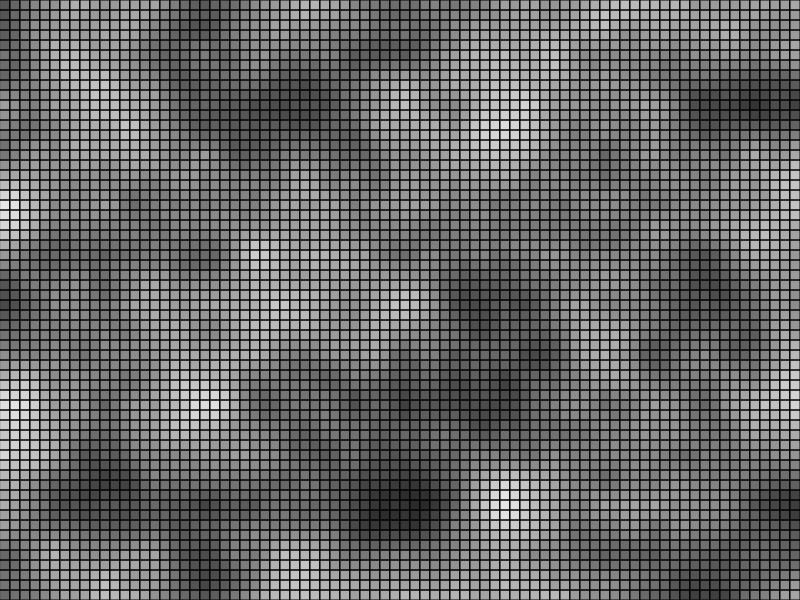
Frame 1 (no input)
Frame 60 (no input): identical to frame 1, image omitted
Frame 120 (the mouse pressed at the canvas centre since frame 60): identical to frame 1, image omitted

The p5.js sketch that drew this single still picture (run headless with seeded random() and noise() and a simulated clock; from frame 60 on, the mouse is pressed at the canvas centre):

// p5.js sketch
// ── sketch.js
const width = 800;
const height = 600;
const step = 10;
const time = 0;

let smoothness;
function setup() {
  createCanvas(width, height);
  smoothness = createSlider(0, 1000, 100, 1);
  smoothness.input(recalculate);
  recalculate();
}

function draw() {
}

function recalculate() {
  clear();
  for (let x = 0; x < width; x += step) {
    for (let y = 0; y < height; y += step) {
      const xoff = x / smoothness.value() + time;
      const yoff = y / smoothness.value() + time;
      fill(0, map(noise(xoff, yoff), 0, 1, 0, 255));
      rect(x, y, step, step);
    }
  }
}
